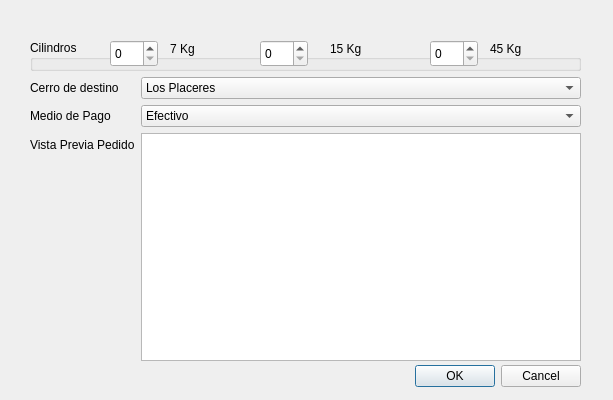
<?xml version="1.0" encoding="UTF-8"?>
<ui version="4.0">
 <class>request_form</class>
 <widget class="QDialog" name="request_form">
  <property name="geometry">
   <rect>
    <x>0</x>
    <y>0</y>
    <width>613</width>
    <height>400</height>
   </rect>
  </property>
  <property name="windowTitle">
   <string>Dialog</string>
  </property>
  <widget class="QDialogButtonBox" name="buttonBox">
   <property name="geometry">
    <rect>
     <x>240</x>
     <y>360</y>
     <width>341</width>
     <height>32</height>
    </rect>
   </property>
   <property name="orientation">
    <enum>Qt::Horizontal</enum>
   </property>
   <property name="standardButtons">
    <set>QDialogButtonBox::Cancel|QDialogButtonBox::Ok</set>
   </property>
  </widget>
  <widget class="QWidget" name="formLayoutWidget">
   <property name="geometry">
    <rect>
     <x>30</x>
     <y>40</y>
     <width>551</width>
     <height>321</height>
    </rect>
   </property>
   <layout class="QFormLayout" name="formLayout">
    <item row="0" column="0" colspan="2">
     <widget class="QGroupBox" name="groupBox">
      <property name="title">
       <string>Cilindros</string>
      </property>
      <widget class="QSpinBox" name="gal7">
       <property name="geometry">
        <rect>
         <x>80</x>
         <y>0</y>
         <width>48</width>
         <height>27</height>
        </rect>
       </property>
      </widget>
      <widget class="QSpinBox" name="gal15">
       <property name="geometry">
        <rect>
         <x>230</x>
         <y>0</y>
         <width>48</width>
         <height>27</height>
        </rect>
       </property>
      </widget>
      <widget class="QSpinBox" name="gal45">
       <property name="geometry">
        <rect>
         <x>400</x>
         <y>0</y>
         <width>48</width>
         <height>27</height>
        </rect>
       </property>
      </widget>
      <widget class="QLabel" name="label">
       <property name="geometry">
        <rect>
         <x>140</x>
         <y>0</y>
         <width>67</width>
         <height>17</height>
        </rect>
       </property>
       <property name="text">
        <string>7 Kg</string>
       </property>
      </widget>
      <widget class="QLabel" name="label_2">
       <property name="geometry">
        <rect>
         <x>300</x>
         <y>0</y>
         <width>67</width>
         <height>17</height>
        </rect>
       </property>
       <property name="text">
        <string>15 Kg</string>
       </property>
      </widget>
      <widget class="QLabel" name="label_3">
       <property name="geometry">
        <rect>
         <x>460</x>
         <y>0</y>
         <width>67</width>
         <height>17</height>
        </rect>
       </property>
       <property name="text">
        <string>45 Kg</string>
       </property>
      </widget>
     </widget>
    </item>
    <item row="1" column="0">
     <widget class="QLabel" name="cerroLabel">
      <property name="text">
       <string>Cerro de destino</string>
      </property>
     </widget>
    </item>
    <item row="1" column="1">
     <widget class="QComboBox" name="cerroComboBox">
      <item>
       <property name="text">
        <string>Los Placeres</string>
       </property>
      </item>
      <item>
       <property name="text">
        <string>Cordillera</string>
       </property>
      </item>
      <item>
       <property name="text">
        <string>Baron</string>
       </property>
      </item>
      <item>
       <property name="text">
        <string>Larraín</string>
       </property>
      </item>
      <item>
       <property name="text">
        <string>Yungay</string>
       </property>
      </item>
      <item>
       <property name="text">
        <string>La Cruz</string>
       </property>
      </item>
      <item>
       <property name="text">
        <string>Artillería</string>
       </property>
      </item>
      <item>
       <property name="text">
        <string>Alegre</string>
       </property>
      </item>
      <item>
       <property name="text">
        <string>Concepción</string>
       </property>
      </item>
      <item>
       <property name="text">
        <string>Playa Ancha</string>
       </property>
      </item>
      <item>
       <property name="text">
        <string>Cárcel</string>
       </property>
      </item>
      <item>
       <property name="text">
        <string>Mariposa</string>
       </property>
      </item>
     </widget>
    </item>
    <item row="2" column="0">
     <widget class="QLabel" name="payLabel">
      <property name="text">
       <string>Medio de Pago</string>
      </property>
     </widget>
    </item>
    <item row="2" column="1">
     <widget class="QComboBox" name="payComboBox">
      <item>
       <property name="text">
        <string>Efectivo</string>
       </property>
      </item>
      <item>
       <property name="text">
        <string>Cheque</string>
       </property>
      </item>
      <item>
       <property name="text">
        <string>RedCompra</string>
       </property>
      </item>
      <item>
       <property name="text">
        <string>Medios de pago no tradicionales</string>
       </property>
      </item>
     </widget>
    </item>
    <item row="3" column="0">
     <widget class="QLabel" name="label_4">
      <property name="text">
       <string>Vista Previa Pedido</string>
      </property>
     </widget>
    </item>
    <item row="3" column="1">
     <widget class="QTextEdit" name="previewText"/>
    </item>
   </layout>
  </widget>
 </widget>
 <resources/>
 <connections>
  <connection>
   <sender>buttonBox</sender>
   <signal>accepted()</signal>
   <receiver>request_form</receiver>
   <slot>accept()</slot>
   <hints>
    <hint type="sourcelabel">
     <x>248</x>
     <y>254</y>
    </hint>
    <hint type="destinationlabel">
     <x>157</x>
     <y>274</y>
    </hint>
   </hints>
  </connection>
  <connection>
   <sender>buttonBox</sender>
   <signal>rejected()</signal>
   <receiver>request_form</receiver>
   <slot>reject()</slot>
   <hints>
    <hint type="sourcelabel">
     <x>316</x>
     <y>260</y>
    </hint>
    <hint type="destinationlabel">
     <x>286</x>
     <y>274</y>
    </hint>
   </hints>
  </connection>
 </connections>
</ui>
